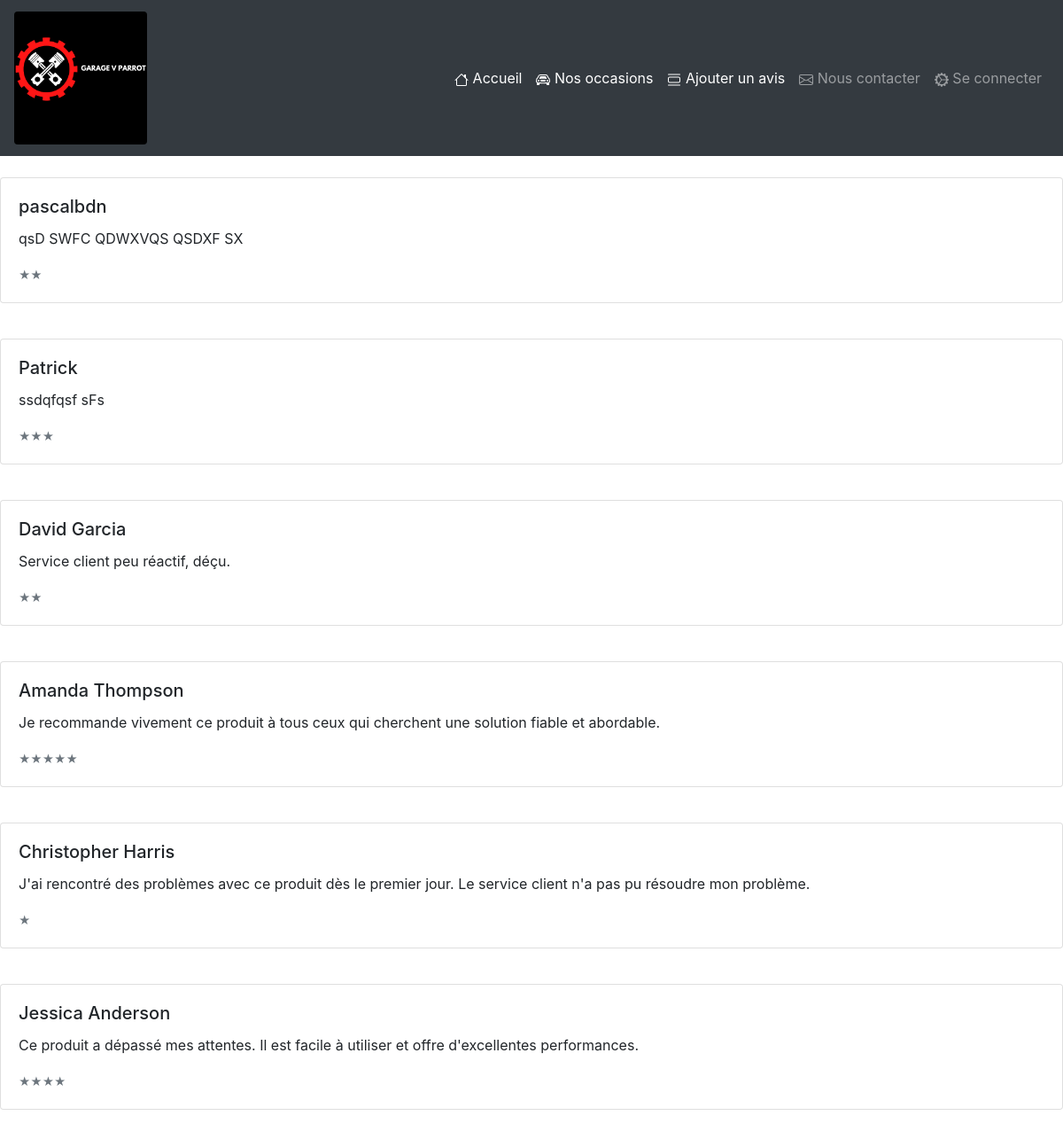
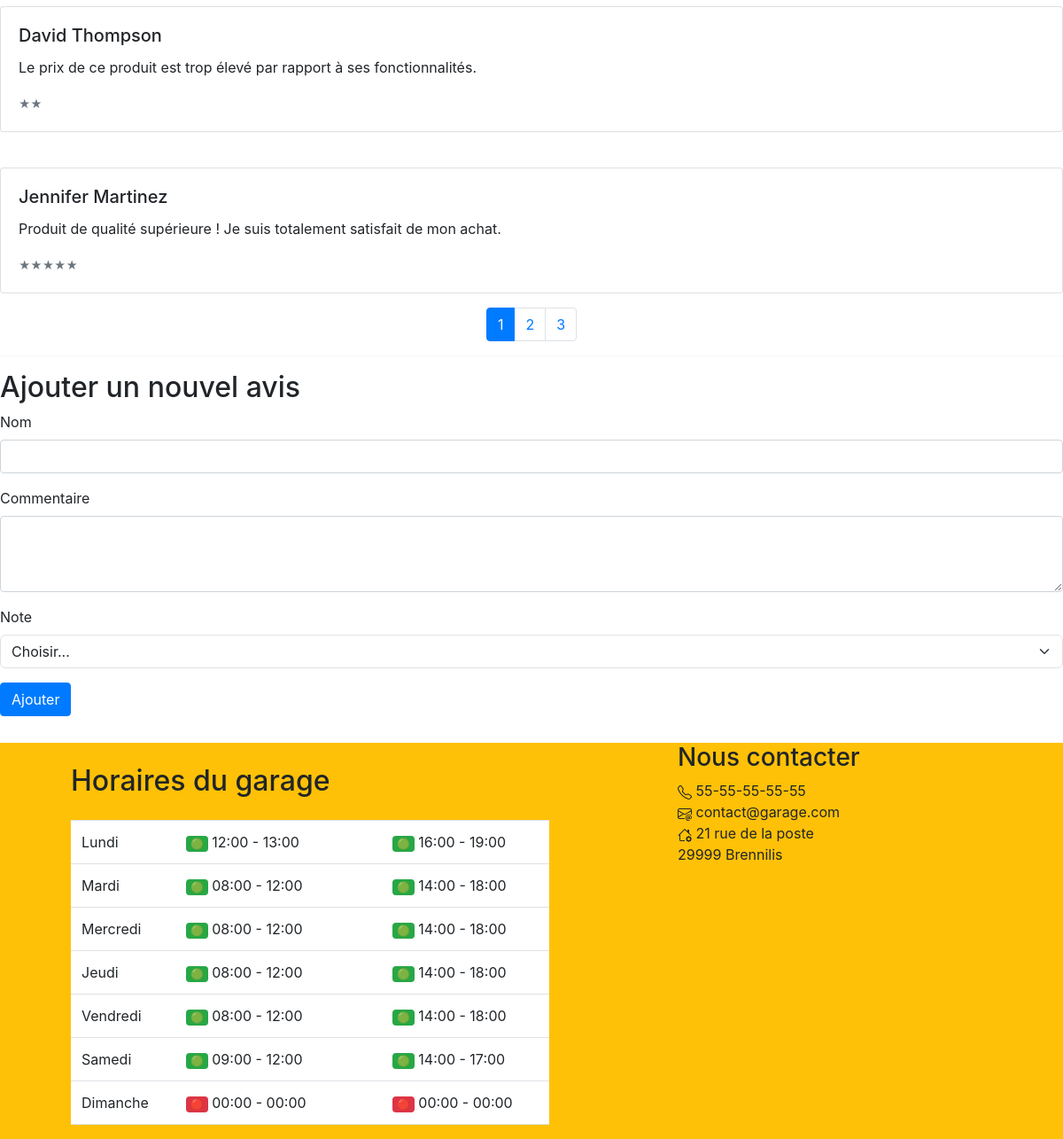
The page /comments.php on the database its author committed (2 pictures, top to bottom).
### tables this page shows
CREATE TABLE `avis_clients` (
  `id` int(11) NOT NULL,
  `nom` varchar(100) NOT NULL,
  `commentaire` text NOT NULL,
  `note` int(11) NOT NULL,
  `approved` tinyint(1) DEFAULT '0'
);

CREATE TABLE `Horaires` (
  `id` int(11) NOT NULL,
  `jour` enum('Lundi','Mardi','Mercredi','Jeudi','Vendredi','Samedi','Dimanche') NOT NULL,
  `ouverture_matin` time NOT NULL,
  `fermeture_matin` time NOT NULL,
  `ouverture_apresmidi` time NOT NULL,
  `fermeture_apresmidi` time NOT NULL
);

### comments.php (the view, shortened to what this page needs)
<?php
include ('navbar.php');
require_once 'config.php';
$page = isset($_GET['page']) ? $_GET['page'] : 1;
$perPage = 8;
$offset = ($page - 1) * $perPage;
$query = "SELECT * FROM avis_clients WHERE approved = 1 ORDER BY id DESC LIMIT $offset, $perPage";
$result = $db->query($query);
$reviews = $result->fetchAll(PDO::FETCH_ASSOC);
?>
<?php foreach ($reviews as $review) : ?>
    <br>
    <div class="card mb-3">
        <div class="card-body">
            <h5 class="card-title"><?= htmlspecialchars($review['nom']) ?></h5>
            <p class="card-text"><?= htmlspecialchars($review['commentaire']) ?></p>
            <p class="card-text">
                <small class="text-muted"><?= str_repeat('★', $review['note']) ?></small>
            </p>
        </div>
    </div>
<?php endforeach; ?>
<?php
$totalReviews = $db->query("SELECT COUNT(*) as count FROM avis_clients")->fetchColumn();
$totalPages = ceil($totalReviews / $perPage);
echo '<nav aria-label="Pagination">';
echo '<ul class="pagination justify-content-center">';
for ($i = 1; $i <= $totalPages; $i++) {
    echo '<li class="page-item' . ($i == $page ? ' active' : '') . '"><a class="page-link" href="?page=' . $i . '">' . $i . '</a></li>';
}
echo '</ul>';
echo '</nav>';
?>
<hr>
<h2>Ajouter un nouvel avis</h2>
<form action="submit_review.php" method="post">
    <div class="mb-3">
        <label for="name" class="form-label">Nom</label>
        <input type="text" class="form-control" id="name" name="name" required>
    </div>
    <div class="mb-3">
        <label for="comment" class="form-label">Commentaire</label>
        <textarea class="form-control" id="comment" name="comment" rows="3" required></textarea>
    </div>
    <div class="mb-3">
        <label for="rating" class="form-label">Note</label>
        <select class="form-select" id="rating" name="rating" required>
            <option selected>Choisir...</option>
        </select>
    </div>
    <button type="submit" class="btn btn-primary">Ajouter</button>
</form>
<?php
include ('footer.php');

### apps/opening/index.php (shortened to what this page needs)
<?php
$servername = "localhost";
$username = "root";
$password = "root";
$dbname = "gparrot";
try {
    $conn = new PDO("mysql:host=$servername;dbname=$dbname", $username, $password);
    $conn->setAttribute(PDO::ATTR_ERRMODE, PDO::ERRMODE_EXCEPTION);
    $stmt = $conn->prepare("SELECT * FROM Horaires");
    $stmt->execute();
    $horaires = $stmt->fetchAll();
} catch(PDOException $e) {
    echo "Erreur : " . $e->getMessage();
}
?>
<!DOCTYPE html>
<html>
<head>
    <link rel="stylesheet" href="https://stackpath.bootstrapcdn.com/bootstrap/4.3.1/css/bootstrap.min.css">
</head>
<body>
<div class="container">
    <h2 class="my-4">Horaires du garage</h2>
    <table class="table">
        <?php foreach ($horaires as $horaire): ?>
        <tr>
            <td><?php echo $horaire['jour']; ?></td>
            <td>
                <?php if ($horaire['ouverture_matin'] != '00:00:00' && $horaire['fermeture_matin'] != '00:00:00'): ?>
                    <span class="badge badge-success">🟢</span>
                <?php else: ?>
                    <span class="badge badge-danger">🔴</span>
                <?php endif; ?>
                <?php echo substr($horaire['ouverture_matin'], 0, 5); ?>
                -
                <?php echo substr($horaire['fermeture_matin'], 0, 5); ?>
            </td>
            <td>&nbsp;&nbsp;&nbsp;</td>
            <td>
                <?php if ($horaire['ouverture_apresmidi'] != '00:00:00' && $horaire['fermeture_apresmidi'] != '00:00:00'): ?>
                    <span class="badge badge-success">🟢</span>
                <?php else: ?>
                    <span class="badge badge-danger">🔴</span>
                <?php endif; ?>
                <?php echo substr($horaire['ouverture_apresmidi'], 0, 5); ?>
                -
                <?php echo substr($horaire['fermeture_apresmidi'], 0, 5); ?>
            </td>
        </tr>
        <?php endforeach; ?>
    </table>
</div>
</body>
</html>

### rows shown on the page
avis_clients: nom "pascalbdn", commentaire "qsD SWFC QDWXVQS QSDXF SX", note "★★"
avis_clients: nom "Patrick", commentaire "ssdqfqsf sFs", note "★★★"
avis_clients: nom "David Garcia", commentaire "Service client peu réactif, déçu.", note "★★"
avis_clients: nom "Amanda Thompson", commentaire "Je recommande vivement ce produit à tous ceux qui cherchent une solution fiable et abordable.", note "★★★★★"
avis_clients: nom "Christopher Harris", commentaire "J'ai rencontré des problèmes avec ce produit dès le premier jour. Le service client n'a pas pu résoudre mon problème.", note "★"
avis_clients: nom "Jessica Anderson", commentaire "Ce produit a dépassé mes attentes. Il est facile à utiliser et offre d'excellentes performances.", note "★★★★"
avis_clients: nom "David Thompson", commentaire "Le prix de ce produit est trop élevé par rapport à ses fonctionnalités.", note "★★"
avis_clients: nom "Jennifer Martinez", commentaire "Produit de qualité supérieure ! Je suis totalement satisfait de mon achat.", note "★★★★★"
horaires: jour "Lundi", ouverture_matin "12:00", fermeture_matin "13:00", ouverture_apresmidi "16:00", fermeture_apresmidi "19:00"
horaires: jour "Mardi", ouverture_matin "08:00", fermeture_matin "12:00", ouverture_apresmidi "14:00", fermeture_apresmidi "18:00"
horaires: jour "Mercredi", ouverture_matin "08:00", fermeture_matin "12:00", ouverture_apresmidi "14:00", fermeture_apresmidi "18:00"
horaires: jour "Jeudi", ouverture_matin "08:00", fermeture_matin "12:00", ouverture_apresmidi "14:00", fermeture_apresmidi "18:00"
horaires: jour "Vendredi", ouverture_matin "08:00", fermeture_matin "12:00", ouverture_apresmidi "14:00", fermeture_apresmidi "18:00"
horaires: jour "Samedi", ouverture_matin "09:00", fermeture_matin "12:00", ouverture_apresmidi "14:00", fermeture_apresmidi "17:00"
horaires: jour "Dimanche", ouverture_matin "00:00", fermeture_matin "00:00", ouverture_apresmidi "00:00", fermeture_apresmidi "00:00"
